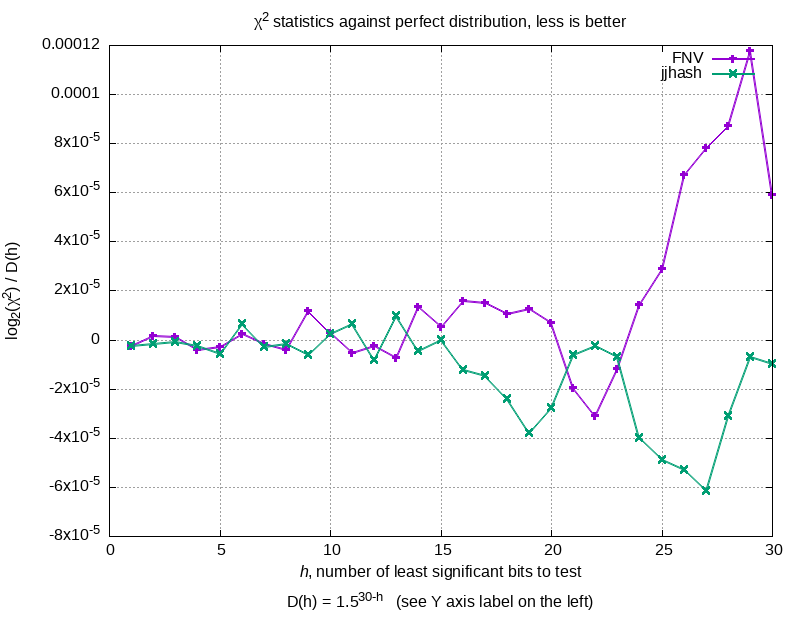

This chart was generated by the following gnuplot code:
set terminal png size 840,630
set output 'graph.png'
set grid
set title "χ^2 statistics against perfect distribution, less is better"
set xlabel "{/:Italic h}, number of least significant bits to test\n\nD(h) = 1.5^{30-h}   (see Y axis label on the left)" enhanced
set ylabel "log_2(χ^2) / D(h)" enhanced
plot \
 'graph_data_fnv.txt' using 1:2 with linespoints linewidth 2 title 'FNV', \
 'graph_data_jj.txt' using 1:2 with linespoints linewidth 2 title 'jjhash'
